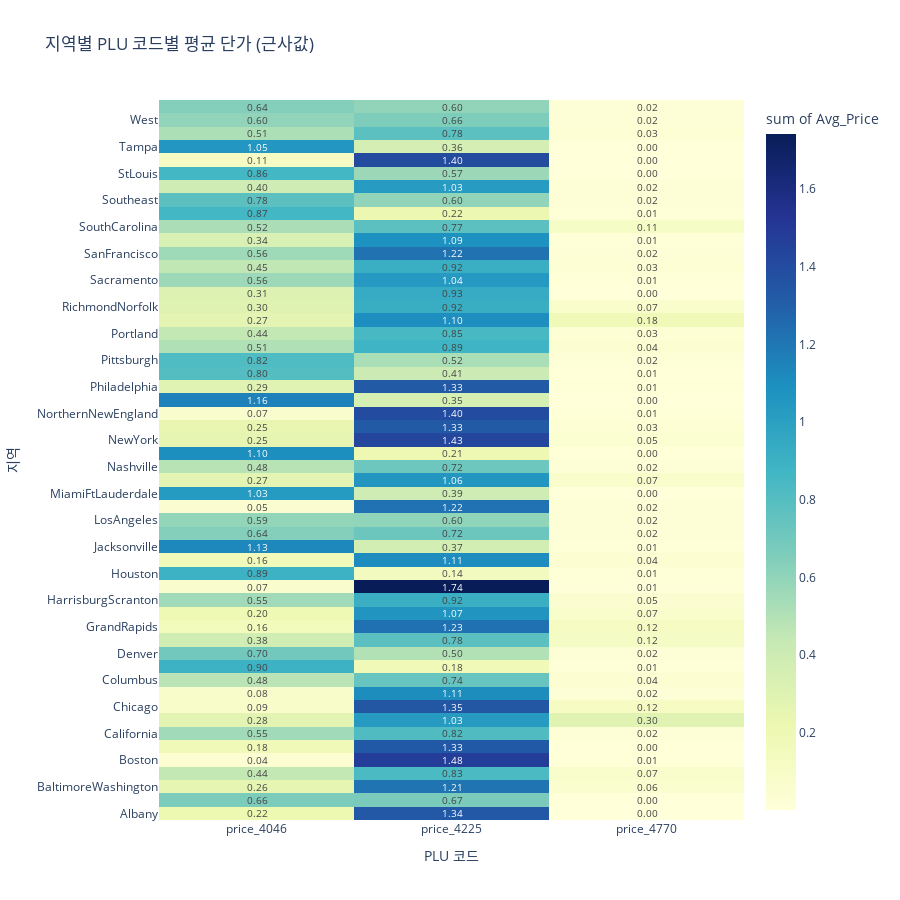

Here is the notebook cell this chart was saved with:
### Code cell
import plotly.express as px

fig = px.density_heatmap(
    heatmap_df,
    x='PLU_Code',
    y='region',
    z='Avg_Price',
    color_continuous_scale='YlGnBu',
    text_auto='.2f',
    title='지역별 PLU 코드별 평균 단가 (근사값)'
)

fig.update_layout(
    xaxis_title="PLU 코드",
    yaxis_title="지역",
    height=900
)

fig.show()

### Figure 1 — Plotly figure (JSON) as saved in the notebook; plotly's stock layout.template omitted (floating-point values rounded to 4 significant figures; data arrays with more than 128 entries replaced by an {"elided": "..."} marker saying what was removed)
{"data": [{"coloraxis": "coloraxis", "histfunc": "sum", "hovertemplate": "PLU_Code=%{x}<br>region=%{y}<br>sum of Avg_Price=%{z}<extra></extra>", "name": "", "texttemplate": "%{z:.2f}", "type": "histogram2d", "x": {"elided": "162 str values"}, "xaxis": "x", "xbingroup": "x", "y": {"elided": "162 str values"}, "yaxis": "y", "ybingroup": "y", "z": {"elided": "162 float values"}}], "layout": {"coloraxis": {"colorbar": {"title": {"text": "sum of Avg_Price"}}, "colorscale": [[0, "rgb(255,255,217)"], [0.125, "rgb(237,248,177)"], [0.25, "rgb(199,233,180)"], [0.375, "rgb(127,205,187)"], [0.5, "rgb(65,182,196)"], [0.625, "rgb(29,145,192)"], [0.75, "rgb(34,94,168)"], [0.875, "rgb(37,52,148)"], [1, "rgb(8,29,88)"]]}, "height": 900, "legend": {"tracegroupgap": 0}, "title": {"text": "지역별 PLU 코드별 평균 단가 (근사값)"}, "xaxis": {"anchor": "y", "domain": [0, 1], "title": {"text": "PLU 코드"}}, "yaxis": {"anchor": "x", "domain": [0, 1], "title": {"text": "지역"}}}}
